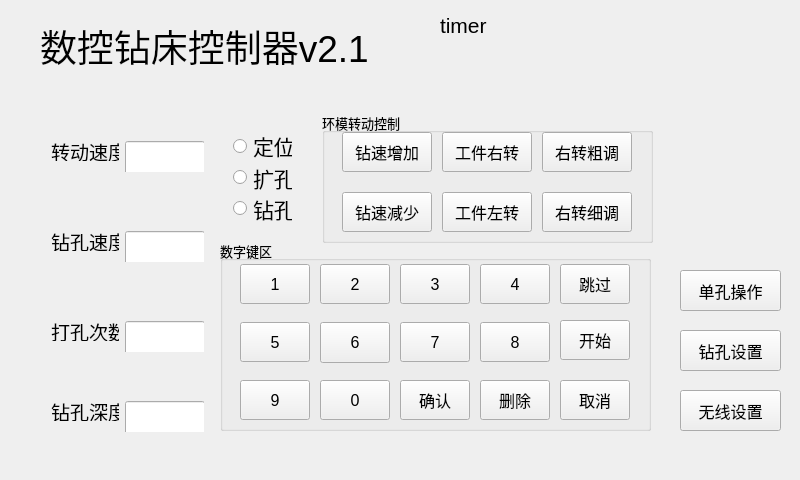
<?xml version="1.0" encoding="UTF-8"?>
<ui version="4.0">
 <class>Dialog</class>
 <widget class="QDialog" name="Dialog">
  <property name="enabled">
   <bool>true</bool>
  </property>
  <property name="geometry">
   <rect>
    <x>0</x>
    <y>0</y>
    <width>800</width>
    <height>480</height>
   </rect>
  </property>
  <property name="font">
   <font>
    <pointsize>10</pointsize>
   </font>
  </property>
  <property name="mouseTracking">
   <bool>false</bool>
  </property>
  <property name="focusPolicy">
   <enum>Qt::NoFocus</enum>
  </property>
  <property name="contextMenuPolicy">
   <enum>Qt::NoContextMenu</enum>
  </property>
  <property name="windowTitle">
   <string>Dialog</string>
  </property>
  <widget class="QLabel" name="label_3">
   <property name="geometry">
    <rect>
     <x>40</x>
     <y>10</y>
     <width>371</width>
     <height>71</height>
    </rect>
   </property>
   <property name="font">
    <font>
     <pointsize>28</pointsize>
    </font>
   </property>
   <property name="text">
    <string>数控钻床控制器v2.1</string>
   </property>
  </widget>
  <widget class="QLabel" name="label_4">
   <property name="geometry">
    <rect>
     <x>710</x>
     <y>10</y>
     <width>30</width>
     <height>30</height>
    </rect>
   </property>
   <property name="styleSheet">
    <string notr="true"/>
   </property>
   <property name="text">
    <string/>
   </property>
  </widget>
  <widget class="QGroupBox" name="groupBox">
   <property name="geometry">
    <rect>
     <x>220</x>
     <y>240</y>
     <width>431</width>
     <height>191</height>
    </rect>
   </property>
   <property name="title">
    <string>数字键区</string>
   </property>
   <widget class="QPushButton" name="pushButton_9">
    <property name="geometry">
     <rect>
      <x>20</x>
      <y>140</y>
      <width>70</width>
      <height>40</height>
     </rect>
    </property>
    <property name="font">
     <font>
      <pointsize>12</pointsize>
     </font>
    </property>
    <property name="focusPolicy">
     <enum>Qt::NoFocus</enum>
    </property>
    <property name="text">
     <string>9</string>
    </property>
   </widget>
   <widget class="QPushButton" name="pushButton_8">
    <property name="geometry">
     <rect>
      <x>260</x>
      <y>82</y>
      <width>70</width>
      <height>40</height>
     </rect>
    </property>
    <property name="font">
     <font>
      <pointsize>12</pointsize>
     </font>
    </property>
    <property name="focusPolicy">
     <enum>Qt::NoFocus</enum>
    </property>
    <property name="text">
     <string>8</string>
    </property>
   </widget>
   <widget class="QPushButton" name="pushButton_2">
    <property name="geometry">
     <rect>
      <x>100</x>
      <y>24</y>
      <width>70</width>
      <height>40</height>
     </rect>
    </property>
    <property name="font">
     <font>
      <pointsize>12</pointsize>
     </font>
    </property>
    <property name="focusPolicy">
     <enum>Qt::NoFocus</enum>
    </property>
    <property name="text">
     <string>2</string>
    </property>
   </widget>
   <widget class="QPushButton" name="pushButton_7">
    <property name="geometry">
     <rect>
      <x>180</x>
      <y>82</y>
      <width>70</width>
      <height>40</height>
     </rect>
    </property>
    <property name="font">
     <font>
      <pointsize>12</pointsize>
     </font>
    </property>
    <property name="focusPolicy">
     <enum>Qt::NoFocus</enum>
    </property>
    <property name="text">
     <string>7</string>
    </property>
   </widget>
   <widget class="QPushButton" name="pushButton_1">
    <property name="geometry">
     <rect>
      <x>20</x>
      <y>24</y>
      <width>70</width>
      <height>40</height>
     </rect>
    </property>
    <property name="font">
     <font>
      <pointsize>12</pointsize>
     </font>
    </property>
    <property name="focusPolicy">
     <enum>Qt::NoFocus</enum>
    </property>
    <property name="text">
     <string>1</string>
    </property>
   </widget>
   <widget class="QPushButton" name="pushButton_yes">
    <property name="enabled">
     <bool>true</bool>
    </property>
    <property name="geometry">
     <rect>
      <x>180</x>
      <y>140</y>
      <width>70</width>
      <height>40</height>
     </rect>
    </property>
    <property name="font">
     <font>
      <pointsize>12</pointsize>
     </font>
    </property>
    <property name="focusPolicy">
     <enum>Qt::NoFocus</enum>
    </property>
    <property name="text">
     <string>确认</string>
    </property>
   </widget>
   <widget class="QPushButton" name="pushButton_6">
    <property name="geometry">
     <rect>
      <x>100</x>
      <y>82</y>
      <width>70</width>
      <height>41</height>
     </rect>
    </property>
    <property name="font">
     <font>
      <pointsize>12</pointsize>
     </font>
    </property>
    <property name="focusPolicy">
     <enum>Qt::NoFocus</enum>
    </property>
    <property name="text">
     <string>6</string>
    </property>
   </widget>
   <widget class="QPushButton" name="pushButton_0">
    <property name="geometry">
     <rect>
      <x>100</x>
      <y>140</y>
      <width>70</width>
      <height>40</height>
     </rect>
    </property>
    <property name="font">
     <font>
      <pointsize>12</pointsize>
     </font>
    </property>
    <property name="focusPolicy">
     <enum>Qt::NoFocus</enum>
    </property>
    <property name="text">
     <string>0</string>
    </property>
   </widget>
   <widget class="QPushButton" name="pushButton_3">
    <property name="geometry">
     <rect>
      <x>180</x>
      <y>24</y>
      <width>70</width>
      <height>40</height>
     </rect>
    </property>
    <property name="font">
     <font>
      <pointsize>12</pointsize>
     </font>
    </property>
    <property name="focusPolicy">
     <enum>Qt::NoFocus</enum>
    </property>
    <property name="text">
     <string>3</string>
    </property>
   </widget>
   <widget class="QPushButton" name="pushButton_4">
    <property name="geometry">
     <rect>
      <x>260</x>
      <y>24</y>
      <width>70</width>
      <height>40</height>
     </rect>
    </property>
    <property name="font">
     <font>
      <pointsize>12</pointsize>
     </font>
    </property>
    <property name="focusPolicy">
     <enum>Qt::NoFocus</enum>
    </property>
    <property name="text">
     <string>4</string>
    </property>
   </widget>
   <widget class="QPushButton" name="pushButton_5">
    <property name="geometry">
     <rect>
      <x>20</x>
      <y>82</y>
      <width>70</width>
      <height>40</height>
     </rect>
    </property>
    <property name="font">
     <font>
      <pointsize>12</pointsize>
     </font>
    </property>
    <property name="focusPolicy">
     <enum>Qt::NoFocus</enum>
    </property>
    <property name="text">
     <string>5</string>
    </property>
   </widget>
   <widget class="QPushButton" name="pushButton_no">
    <property name="geometry">
     <rect>
      <x>260</x>
      <y>140</y>
      <width>70</width>
      <height>40</height>
     </rect>
    </property>
    <property name="font">
     <font>
      <pointsize>12</pointsize>
     </font>
    </property>
    <property name="focusPolicy">
     <enum>Qt::NoFocus</enum>
    </property>
    <property name="text">
     <string>删除</string>
    </property>
   </widget>
   <widget class="QPushButton" name="pushButton_cancel">
    <property name="geometry">
     <rect>
      <x>340</x>
      <y>140</y>
      <width>70</width>
      <height>40</height>
     </rect>
    </property>
    <property name="font">
     <font>
      <pointsize>12</pointsize>
     </font>
    </property>
    <property name="focusPolicy">
     <enum>Qt::NoFocus</enum>
    </property>
    <property name="text">
     <string>取消</string>
    </property>
   </widget>
   <widget class="QPushButton" name="pushButton_f1">
    <property name="geometry">
     <rect>
      <x>340</x>
      <y>24</y>
      <width>70</width>
      <height>40</height>
     </rect>
    </property>
    <property name="font">
     <font>
      <pointsize>12</pointsize>
     </font>
    </property>
    <property name="focusPolicy">
     <enum>Qt::NoFocus</enum>
    </property>
    <property name="text">
     <string>跳过</string>
    </property>
   </widget>
   <widget class="QPushButton" name="pushButton_f2">
    <property name="geometry">
     <rect>
      <x>340</x>
      <y>80</y>
      <width>70</width>
      <height>40</height>
     </rect>
    </property>
    <property name="font">
     <font>
      <pointsize>12</pointsize>
     </font>
    </property>
    <property name="focusPolicy">
     <enum>Qt::NoFocus</enum>
    </property>
    <property name="text">
     <string>开始</string>
    </property>
   </widget>
  </widget>
  <widget class="QGroupBox" name="groupBox_3">
   <property name="geometry">
    <rect>
     <x>322</x>
     <y>112</y>
     <width>331</width>
     <height>131</height>
    </rect>
   </property>
   <property name="title">
    <string>环模转动控制</string>
   </property>
   <widget class="QPushButton" name="pushButton_17">
    <property name="geometry">
     <rect>
      <x>220</x>
      <y>20</y>
      <width>90</width>
      <height>40</height>
     </rect>
    </property>
    <property name="font">
     <font>
      <pointsize>12</pointsize>
     </font>
    </property>
    <property name="focusPolicy">
     <enum>Qt::NoFocus</enum>
    </property>
    <property name="text">
     <string>右转粗调</string>
    </property>
   </widget>
   <widget class="QPushButton" name="pushButton_16">
    <property name="geometry">
     <rect>
      <x>120</x>
      <y>80</y>
      <width>90</width>
      <height>40</height>
     </rect>
    </property>
    <property name="font">
     <font>
      <pointsize>12</pointsize>
     </font>
    </property>
    <property name="focusPolicy">
     <enum>Qt::NoFocus</enum>
    </property>
    <property name="text">
     <string>工件左转</string>
    </property>
   </widget>
   <widget class="QPushButton" name="pushButton_13">
    <property name="geometry">
     <rect>
      <x>20</x>
      <y>20</y>
      <width>90</width>
      <height>40</height>
     </rect>
    </property>
    <property name="font">
     <font>
      <pointsize>12</pointsize>
     </font>
    </property>
    <property name="focusPolicy">
     <enum>Qt::NoFocus</enum>
    </property>
    <property name="text">
     <string>钻速增加</string>
    </property>
   </widget>
   <widget class="QPushButton" name="pushButton_14">
    <property name="geometry">
     <rect>
      <x>20</x>
      <y>80</y>
      <width>90</width>
      <height>40</height>
     </rect>
    </property>
    <property name="font">
     <font>
      <pointsize>12</pointsize>
     </font>
    </property>
    <property name="focusPolicy">
     <enum>Qt::NoFocus</enum>
    </property>
    <property name="text">
     <string>钻速减少</string>
    </property>
   </widget>
   <widget class="QPushButton" name="pushButton_15">
    <property name="geometry">
     <rect>
      <x>120</x>
      <y>20</y>
      <width>90</width>
      <height>40</height>
     </rect>
    </property>
    <property name="font">
     <font>
      <pointsize>12</pointsize>
     </font>
    </property>
    <property name="focusPolicy">
     <enum>Qt::NoFocus</enum>
    </property>
    <property name="text">
     <string>工件右转</string>
    </property>
   </widget>
   <widget class="QPushButton" name="pushButton_18">
    <property name="geometry">
     <rect>
      <x>220</x>
      <y>80</y>
      <width>90</width>
      <height>40</height>
     </rect>
    </property>
    <property name="font">
     <font>
      <pointsize>12</pointsize>
     </font>
    </property>
    <property name="focusPolicy">
     <enum>Qt::NoFocus</enum>
    </property>
    <property name="text">
     <string>右转细调</string>
    </property>
   </widget>
  </widget>
  <widget class="QWidget" name="layoutWidget">
   <property name="geometry">
    <rect>
     <x>40</x>
     <y>130</y>
     <width>164</width>
     <height>42</height>
    </rect>
   </property>
   <layout class="QHBoxLayout" name="horizontalLayout">
    <item>
     <widget class="QLabel" name="label">
      <property name="maximumSize">
       <size>
        <width>16777215</width>
        <height>49</height>
       </size>
      </property>
      <property name="font">
       <font>
        <pointsize>14</pointsize>
       </font>
      </property>
      <property name="text">
       <string>转动速度</string>
      </property>
     </widget>
    </item>
    <item>
     <widget class="QLineEdit" name="lineEdit">
      <property name="minimumSize">
       <size>
        <width>80</width>
        <height>40</height>
       </size>
      </property>
      <property name="maximumSize">
       <size>
        <width>80</width>
        <height>40</height>
       </size>
      </property>
      <property name="font">
       <font>
        <pointsize>16</pointsize>
       </font>
      </property>
      <property name="focusPolicy">
       <enum>Qt::StrongFocus</enum>
      </property>
      <property name="inputMask">
       <string/>
      </property>
      <property name="maxLength">
       <number>3</number>
      </property>
     </widget>
    </item>
   </layout>
  </widget>
  <widget class="QWidget" name="layoutWidget">
   <property name="geometry">
    <rect>
     <x>40</x>
     <y>220</y>
     <width>164</width>
     <height>42</height>
    </rect>
   </property>
   <layout class="QHBoxLayout" name="horizontalLayout_2">
    <item>
     <widget class="QLabel" name="label_5">
      <property name="maximumSize">
       <size>
        <width>16777215</width>
        <height>49</height>
       </size>
      </property>
      <property name="font">
       <font>
        <pointsize>14</pointsize>
       </font>
      </property>
      <property name="text">
       <string>钻孔速度</string>
      </property>
     </widget>
    </item>
    <item>
     <widget class="QLineEdit" name="lineEdit_2">
      <property name="minimumSize">
       <size>
        <width>80</width>
        <height>40</height>
       </size>
      </property>
      <property name="maximumSize">
       <size>
        <width>80</width>
        <height>40</height>
       </size>
      </property>
      <property name="font">
       <font>
        <pointsize>16</pointsize>
       </font>
      </property>
      <property name="maxLength">
       <number>3</number>
      </property>
     </widget>
    </item>
   </layout>
  </widget>
  <widget class="QWidget" name="layoutWidget">
   <property name="geometry">
    <rect>
     <x>40</x>
     <y>310</y>
     <width>164</width>
     <height>42</height>
    </rect>
   </property>
   <layout class="QHBoxLayout" name="horizontalLayout_3">
    <item>
     <widget class="QLabel" name="label_6">
      <property name="maximumSize">
       <size>
        <width>16777215</width>
        <height>49</height>
       </size>
      </property>
      <property name="font">
       <font>
        <pointsize>14</pointsize>
       </font>
      </property>
      <property name="text">
       <string>打孔次数</string>
      </property>
     </widget>
    </item>
    <item>
     <widget class="QLineEdit" name="lineEdit_3">
      <property name="minimumSize">
       <size>
        <width>80</width>
        <height>40</height>
       </size>
      </property>
      <property name="maximumSize">
       <size>
        <width>80</width>
        <height>40</height>
       </size>
      </property>
      <property name="font">
       <font>
        <pointsize>16</pointsize>
       </font>
      </property>
      <property name="inputMask">
       <string/>
      </property>
      <property name="maxLength">
       <number>3</number>
      </property>
     </widget>
    </item>
   </layout>
  </widget>
  <widget class="QWidget" name="layoutWidget">
   <property name="geometry">
    <rect>
     <x>40</x>
     <y>390</y>
     <width>164</width>
     <height>42</height>
    </rect>
   </property>
   <layout class="QHBoxLayout" name="horizontalLayout_4">
    <item>
     <widget class="QLabel" name="label_7">
      <property name="maximumSize">
       <size>
        <width>16777215</width>
        <height>49</height>
       </size>
      </property>
      <property name="font">
       <font>
        <pointsize>14</pointsize>
       </font>
      </property>
      <property name="text">
       <string>钻孔深度</string>
      </property>
     </widget>
    </item>
    <item>
     <widget class="QLineEdit" name="lineEdit_4">
      <property name="minimumSize">
       <size>
        <width>80</width>
        <height>40</height>
       </size>
      </property>
      <property name="maximumSize">
       <size>
        <width>80</width>
        <height>40</height>
       </size>
      </property>
      <property name="font">
       <font>
        <pointsize>16</pointsize>
       </font>
      </property>
      <property name="maxLength">
       <number>3</number>
      </property>
     </widget>
    </item>
   </layout>
  </widget>
  <widget class="QLabel" name="label_time">
   <property name="geometry">
    <rect>
     <x>440</x>
     <y>10</y>
     <width>241</width>
     <height>30</height>
    </rect>
   </property>
   <property name="font">
    <font>
     <pointsize>16</pointsize>
    </font>
   </property>
   <property name="text">
    <string>timer</string>
   </property>
  </widget>
  <widget class="QPushButton" name="pushButton_10">
   <property name="geometry">
    <rect>
     <x>680</x>
     <y>270</y>
     <width>101</width>
     <height>41</height>
    </rect>
   </property>
   <property name="font">
    <font>
     <pointsize>12</pointsize>
    </font>
   </property>
   <property name="focusPolicy">
    <enum>Qt::NoFocus</enum>
   </property>
   <property name="text">
    <string>单孔操作</string>
   </property>
  </widget>
  <widget class="QPushButton" name="pushButton_11">
   <property name="geometry">
    <rect>
     <x>680</x>
     <y>330</y>
     <width>101</width>
     <height>41</height>
    </rect>
   </property>
   <property name="font">
    <font>
     <pointsize>12</pointsize>
    </font>
   </property>
   <property name="focusPolicy">
    <enum>Qt::NoFocus</enum>
   </property>
   <property name="text">
    <string>钻孔设置</string>
   </property>
  </widget>
  <widget class="QPushButton" name="pushButton_12">
   <property name="geometry">
    <rect>
     <x>680</x>
     <y>390</y>
     <width>101</width>
     <height>41</height>
    </rect>
   </property>
   <property name="font">
    <font>
     <pointsize>12</pointsize>
    </font>
   </property>
   <property name="focusPolicy">
    <enum>Qt::NoFocus</enum>
   </property>
   <property name="text">
    <string>无线设置</string>
   </property>
  </widget>
  <widget class="QWidget" name="layoutWidget">
   <property name="geometry">
    <rect>
     <x>222</x>
     <y>122</y>
     <width>81</width>
     <height>110</height>
    </rect>
   </property>
   <layout class="QVBoxLayout" name="verticalLayout">
    <item>
     <widget class="QRadioButton" name="radioButton">
      <property name="font">
       <font>
        <pointsize>16</pointsize>
       </font>
      </property>
      <property name="text">
       <string>定位</string>
      </property>
     </widget>
    </item>
    <item>
     <widget class="QRadioButton" name="radioButton_2">
      <property name="font">
       <font>
        <pointsize>16</pointsize>
       </font>
      </property>
      <property name="text">
       <string>扩孔</string>
      </property>
     </widget>
    </item>
    <item>
     <widget class="QRadioButton" name="radioButton_3">
      <property name="font">
       <font>
        <pointsize>16</pointsize>
       </font>
      </property>
      <property name="text">
       <string>钻孔</string>
      </property>
     </widget>
    </item>
   </layout>
  </widget>
 </widget>
 <layoutdefault spacing="6" margin="11"/>
 <tabstops>
  <tabstop>pushButton_1</tabstop>
  <tabstop>pushButton_2</tabstop>
  <tabstop>pushButton_3</tabstop>
  <tabstop>pushButton_4</tabstop>
  <tabstop>pushButton_5</tabstop>
  <tabstop>pushButton_6</tabstop>
  <tabstop>pushButton_7</tabstop>
  <tabstop>pushButton_8</tabstop>
  <tabstop>pushButton_9</tabstop>
  <tabstop>pushButton_0</tabstop>
  <tabstop>pushButton_yes</tabstop>
  <tabstop>pushButton_no</tabstop>
  <tabstop>pushButton_13</tabstop>
  <tabstop>pushButton_15</tabstop>
  <tabstop>pushButton_17</tabstop>
  <tabstop>pushButton_14</tabstop>
  <tabstop>pushButton_16</tabstop>
  <tabstop>pushButton_18</tabstop>
 </tabstops>
 <resources/>
 <connections/>
</ui>
